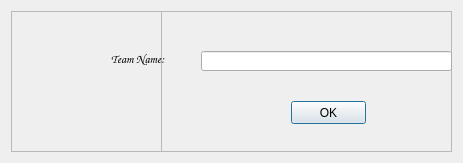
<?xml version="1.0" encoding="UTF-8"?>
<ui version="4.0">
 <class>NO_TEAM</class>
 <widget class="QDialog" name="NO_TEAM">
  <property name="geometry">
   <rect>
    <x>0</x>
    <y>0</y>
    <width>463</width>
    <height>163</height>
   </rect>
  </property>
  <property name="windowTitle">
   <string>CricP</string>
  </property>
  <property name="windowIcon">
   <iconset>
    <normaloff>pics/Logo.png</normaloff>pics/Logo.png</iconset>
  </property>
  <property name="windowOpacity">
   <double>0.800000000000000</double>
  </property>
  <layout class="QVBoxLayout" name="verticalLayout">
   <item>
    <layout class="QHBoxLayout" name="horizontalLayout">
     <item>
      <widget class="QFrame" name="frame">
       <property name="frameShape">
        <enum>QFrame::StyledPanel</enum>
       </property>
       <property name="frameShadow">
        <enum>QFrame::Raised</enum>
       </property>
       <widget class="QFrame" name="frame_2">
        <property name="geometry">
         <rect>
          <x>150</x>
          <y>0</y>
          <width>351</width>
          <height>149</height>
         </rect>
        </property>
        <property name="frameShape">
         <enum>QFrame::StyledPanel</enum>
        </property>
        <property name="frameShadow">
         <enum>QFrame::Raised</enum>
        </property>
        <widget class="QLineEdit" name="Team_Name_Edit">
         <property name="geometry">
          <rect>
           <x>40</x>
           <y>40</y>
           <width>251</width>
           <height>20</height>
          </rect>
         </property>
         <property name="font">
          <font>
           <family>Comic Sans MS</family>
           <weight>75</weight>
           <bold>true</bold>
          </font>
         </property>
         <property name="styleSheet">
          <string notr="true">color: rgb(85, 170, 255);</string>
         </property>
         <property name="text">
          <string/>
         </property>
        </widget>
        <widget class="QPushButton" name="OK_PB">
         <property name="enabled">
          <bool>true</bool>
         </property>
         <property name="geometry">
          <rect>
           <x>130</x>
           <y>90</y>
           <width>75</width>
           <height>23</height>
          </rect>
         </property>
         <property name="autoFillBackground">
          <bool>false</bool>
         </property>
         <property name="styleSheet">
          <string notr="true">font: 75 9pt &quot;Comic Sans MS&quot;;</string>
         </property>
         <property name="text">
          <string>OK</string>
         </property>
        </widget>
       </widget>
       <widget class="QLabel" name="Logo">
        <property name="geometry">
         <rect>
          <x>0</x>
          <y>20</y>
          <width>201</width>
          <height>121</height>
         </rect>
        </property>
        <property name="text">
         <string/>
        </property>
        <property name="pixmap">
         <pixmap>pics/Logo.png</pixmap>
        </property>
        <property name="scaledContents">
         <bool>true</bool>
        </property>
       </widget>
       <widget class="QLabel" name="NO_TEAM_LB">
        <property name="geometry">
         <rect>
          <x>100</x>
          <y>40</y>
          <width>71</width>
          <height>16</height>
         </rect>
        </property>
        <property name="font">
         <font>
          <family>Comic Sans MS</family>
          <weight>75</weight>
          <bold>true</bold>
         </font>
        </property>
        <property name="text">
         <string>Team Name:</string>
        </property>
       </widget>
      </widget>
     </item>
    </layout>
   </item>
  </layout>
 </widget>
 <resources/>
 <connections/>
</ui>
